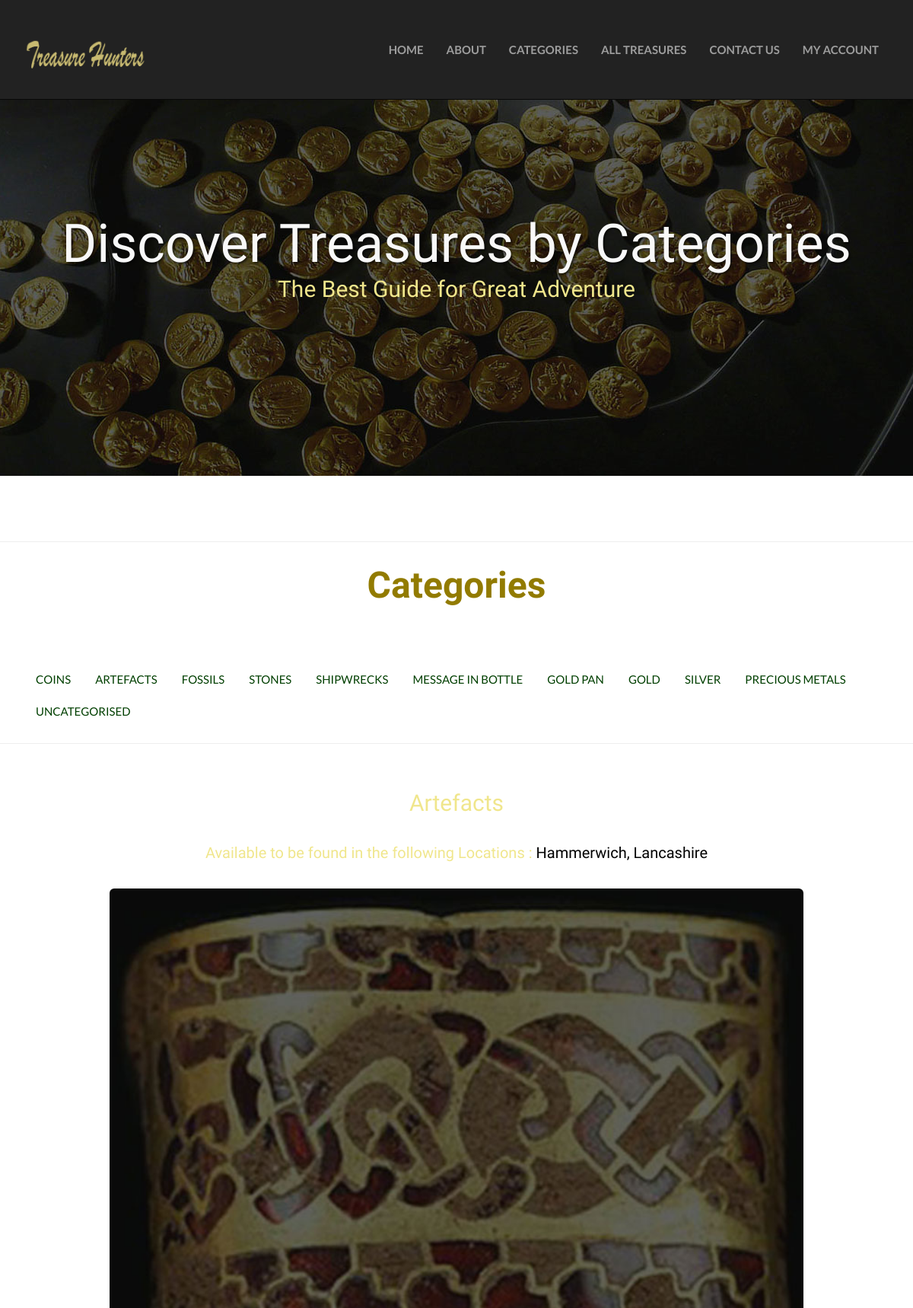
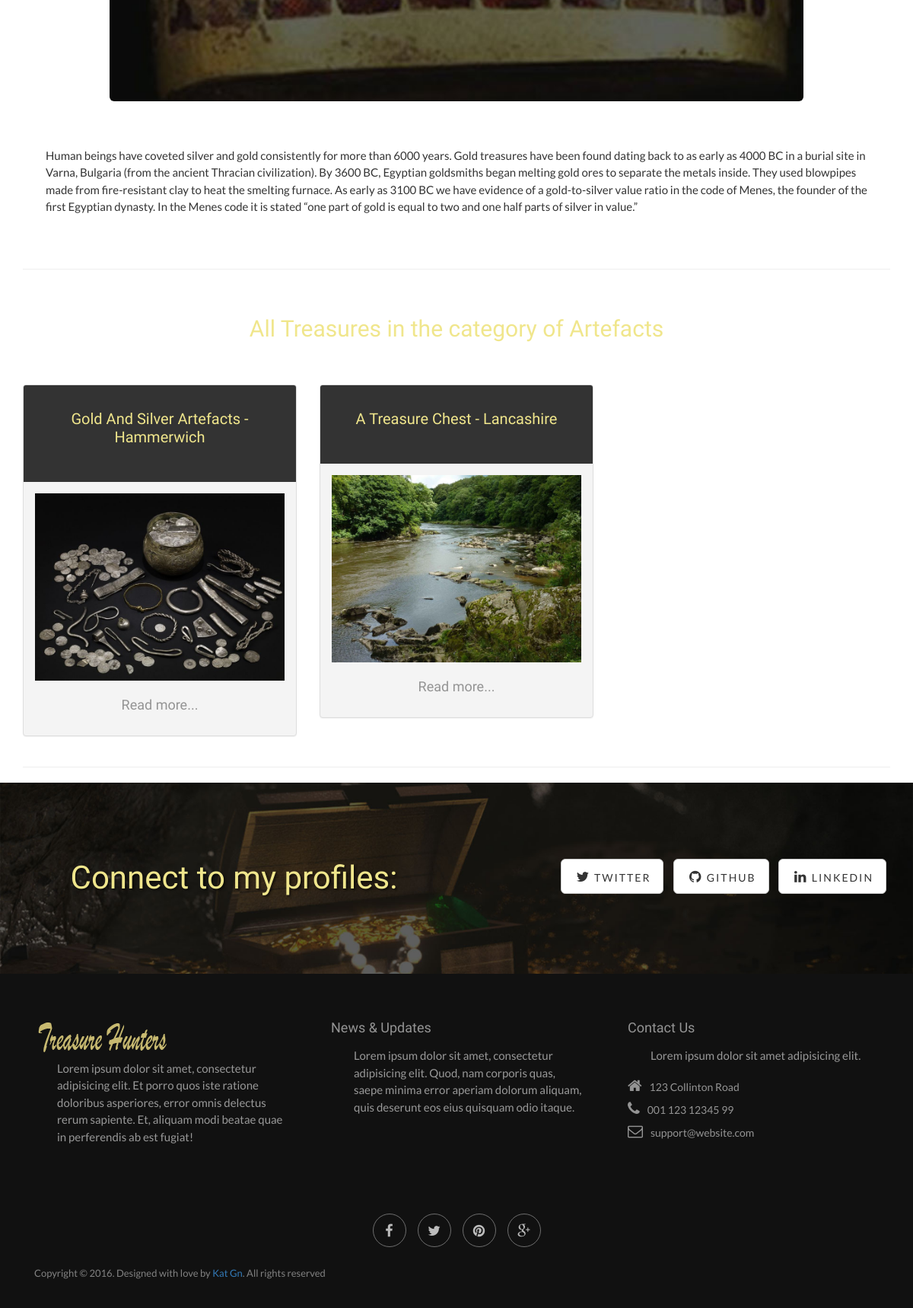
The app's page /category/artefacts with its own data (2 pictures, top to bottom).
### tables this page shows
CREATE TABLE categories (name text, locations text, category text, "desc" text, img text, page_name text);

CREATE TABLE treasures (id INT PRIMARY KEY UNIQUE, name text, year text, img text, img2 text, info text, location text, page_name text, category text);

### treasures.py (the view)
@app.route('/category')
@app.route('/category/<name>')
def category(name):
	sql = ('SELECT * FROM categories WHERE page_name = ?')
	connection = sqlite3.connect("mydatabase.db")
	connection.row_factory = sqlite3.Row
	rows = connection.cursor().execute(sql,[name]).fetchall()
	sql2 = ('SELECT * FROM treasures WHERE category = ?')
	connection = sqlite3.connect("mydatabase.db")
	connection.row_factory = sqlite3.Row
	treasures = connection.cursor().execute(sql2,[name]).fetchall()
   	all = connection.cursor().execute("SELECT * FROM categories").fetchall()
	return render_template('category.html', rows = rows, name=name, all=all, treasures=treasures)

### templates/category.html (shortened to what this page needs)
<!DOCTYPE html>
<html lang="en">
<head>
	<link rel="stylesheet" type="text/css" href="//netdna.bootstrapcdn.com/bootstrap/3.1.1/css/bootstrap.min.css">
    <link rel="stylesheet" href="{{ url_for('static', filename='css/normalize.css')}}">
    <link rel="stylesheet" href="{{ url_for('static', filename='css/bootstrap.min.css')}}">
    <link rel="stylesheet" href="{{ url_for('static', filename='css/font-awesome/css/font-awesome.min.css')}}">
	<link rel="stylesheet" href="{{ url_for('static', filename='css/style.css')}}">
 <link href="{{ url_for("static", filename="font-awesome/css/font-awesome.min.css") }}" rel="stylesheet" />
 <link href="{{ url_for("static", filename="css/bootstrap.css") }}" rel="stylesheet" />
 <link href="{{ url_for("static", filename="css/font-awesome/css/font-awesome.min.css") }}" rel="stylesheet" />
</head>
<body>
	 <nav class="navbar navbar-inverse navbar-default navbar-fixed-top" role="navigation">
		<div class="container">
            <div class="navbar-header">
                <a class="navbar-brand" href="http://localhost:5000/"><img class="logo" id="logo" src="../static/images/logo.png" alt="logo"></a>
            </div>
            <div class="collapse navbar-collapse navbar-right navbar-ex1-collapse">
                <ul class="nav navbar-nav">
                         <li><a href="{{ url_for(".root") }}"> Home</a></li>
						 <li><a href="{{ url_for(".root") }}#about">ABOUT</a></li>
						 <li><a href="{{ url_for(".root") }}#services">CATEGORIES</a></li>
						  <li><a href="{{ url_for(".list") }}">ALL TREASURES</a></li>
					    <li><a href="{{ url_for(".contactme") }}"> CONTACT US</a></li>
						 <li><a href="{{url_for('login')}}">MY ACCOUNT</a>
            </ul>
        </div>
    </div>
</nav>
    <div class="intro-header">
        <div class="container">
            <div class="row">
                <div class="col-lg-12">
                    <div class="intro-message">
                        <h1>Discover Treasures by Categories</h1>
                        <h2>The Best Guide for Great Adventure </h2>
                    </div>
                </div>
            </div>
        </div>
    </div>
<hr></hr>
        <div class="col-md-12 col-sm-12 col-xs-12 section-header wow fadeInDown">
                    <h2><span class="highlight-text"> Categories</span></h2>
                </div>
<div class="row">
<div id="exTab1" class="container">
<ul  class="nav nav-pills">
			<li class="active">
		{% for row in all %}
                  <li><a href="/category/{{ row['page_name'] }}">{{ row["name"] }}</a></li>
				{%  endfor %}
			</li>
		</ul>
  </div>
  </div>
<hr></hr>
<br/>
<br/>
		<div class="container">
			{% for row in rows %}
              	<h2>{{ row['name'] }}</h2>
				<h3>Available to be found in the following Locations : <font color="black"> {{ row["locations"] }}</font></h3>
			<center><img src="http://localhost:5000/static/img/{{ row['img'] }}" style="width:80%" class="img-responsive img-rounded"></center>
           <br/>
		   <br/>
		   <br/>
              <p>	{{ row["desc"] }}</p>
              	<br/>
				<br/>
            <hr/>
              <br/>
			  <br/>
              	<h2 id="sec1">All Treasures in the category of {{ row["name"] }} </h2>
				<br/>
				<br/>
				 {%  endfor %}
              	<div class="row">
				{% for row in treasures %}
                  <div class="col-md-4">
                    <div class="panel panel-default">
                      <div class="panel-heading"><h3>{{ row["name"] }}</h3></div>
                      <div class="panel-body">
					 <a href="/treasures/{{ row['page_name'] }}"> <img src="/static/img/{{ row['img'] }}" style="width:100%" class="img-responsive">
				<center><h4>Read more...</h4></center></a>
                      </div>
                    </div>
                  </div>
				  {%  endfor %}
              	</div>
<hr>
			</div>
    <div class="banner">
        <div class="container">
            <div class="row">
                <div class="col-lg-6">
                    <h2>Connect to my profiles:</h2>
                </div>
                <div class="col-lg-6">
                    <ul class="list-inline banner-social-buttons">
                        <li><a href="https://twitter.com/gn_kat" class="btn btn-default btn-lg"><i class="fa fa-twitter fa-fw"></i> <span class="network-name">Twitter</span></a>
                        </li>
                        <li><a href="https://github.com/katgni" class="btn btn-default btn-lg"><i class="fa fa-github fa-fw"></i> <span class="network-name">Github</span></a>
                        </li>
                        <li><a href="https://uk.linkedin.com/in/katarzyna-gniady-brzoza-9039a0100" class="btn btn-default btn-lg"><i class="fa fa-linkedin fa-fw"></i> <span class="network-name">Linkedin</span></a>
                        </li>
                    </ul>
                </div>
            </div>
        </div>
    </div>
    <section class="footer-container">
        <div class="container">
            <div class="row footer-containertent">
                <div class="col-md-4">
                    <img src="../static/images/logo.png" alt="">
                    <p>Lorem ipsum dolor sit amet, consectetur adipisicing elit. Et porro quos iste ratione doloribus asperiores, error omnis delectus rerum sapiente. Et, aliquam modi beatae quae in perferendis ab est fugiat!</p>
                </div>
                <div class="col-md-4">
                    <h4>News & Updates</h4>
                    <p>Lorem ipsum dolor sit amet, consectetur adipisicing elit. Quod, nam corporis quas, saepe minima error aperiam dolorum aliquam, quis deserunt eos eius quisquam odio itaque.</p>
                </div>
                <div class="col-md-4 contac-us">
                    <h4>Contact Us</h4>
                    <p>Lorem ipsum dolor sit amet adipisicing elit.</p>
					<ul>
                            <li><i class="fa fa-home"></i>123 Collinton Road</li>
                            <li><i class="fa fa-phone"></i>001 123 12345 99</li>
                            <li><i class="fa fa-envelope-o"></i>support@website.com</li>
                        </ul>
                </div>
            </div>
        </div>
    </section>
    <footer>
        <div class="container">
            <div class="row">
                <div class="footer-containertent">
                    <ul class="footer-social-info">
                        <li>
                            <a href="#"><i class="fa fa-facebook"></i></a>
                        </li>
                        <li>
                            <a href="#"><i class="fa fa-twitter"></i></a>
                        </li>
                        <li>
                            <a href="#"><i class="fa fa-pinterest"></i></a>
                        </li>
                        <li>
                            <a href="#"><i class="fa fa-google-plus"></i></a>
                        </li>
                    </ul>
					<br/><br/>
<p>Copyright © 2016. Designed with love by  <a href="http://kgbdesign.co.uk/">Kat Gn</a>.  All rights reserved</p>
                </div>
            </div>
        </div>
    </footer>
</body>
</html>

### static/css/style.css (style rules this page uses)
body { font-family: 'Open Sans', sans-serif; background: #fff; font-size: 14px; font-weight: 400; -webkit-box-sizing: border-box; -moz-box-sizing: border-box; box-sizing: border-box; -webkit-font-smoothing: subpixel-antialiased; color: #666; line-height: 25px; -webkit-backface-visibility: hidden; backface-visibility: hidden; }
html { -webkit-font-smoothing: antialiased; -moz-osx-font-smoothing: grayscale; text-shadow: 1px 1px 1px rgba(0,0,0,0.004); }
img { max-width: 100%; }
ul { padding: 0; list-style: none; margin-bottom: 0; }
h1,h2,h3,h4,h5,h6 { font-family: 'Satisfy', cursive; line-height: 1.2; margin-top: 0; margin-bottom: 15px; -webkit-font-smoothing: antialiased; -moz-osx-font-smoothing: grayscale; text-shadow: 1px 1px 1px rgba(0,0,0,0.004); }
h1 { font-size: 36px; }
h2 { font-size: 30px; }
h3 { font-size: 28px; color: #000000; padding: 20px 0; }
h4 { font-size: 18px; color: #949494; }
a,p,li,input,textarea { font-weight: 400; line-height: 1.5; -webkit-font-smoothing: antialiased; -moz-osx-font-smoothing: grayscale; }
p { color: #333; font-size: 14px; }
a { -webkit-transition: all .3s; -moz-transition: all .3s; -ms-transition: all .3s; -o-transition: all .3s; transition: all .3s; color: #927B00; }
.section-header { text-align: center; margin-bottom: 50px; }
.section-header h2 { font-weight: 700; font-size: 48px; color: #927B00; border-top: none; border-bottom: none; padding: 8px 10px; }
.navbar-brand { float: left; height: 30px; padding: 0px 10px; font-size: 18px; line-height: 20px; clear: both; width: 100%; text-align: center; margin-top: 15px; margin-bottom: 15px; }
.footer-container p { color: #999; }
footer { background-color: #111111; padding: 20px 15px; overflow: hidden; }
footer .footer-containertent { text-align: center; }
footer p { color: #828282; margin-bottom: 15px; font-size: 13px; }
footer ul { display: inline-block; }
footer ul li { float: left; margin-right: 15px; }
footer ul li:last-child { margin-right: 0; }
footer ul li a { font-size: 18px; }
footer ul li a i { font-size: 21px; color: #BCBCBC; -webkit-transition: all .3s; -moz-transition: all .3s; -ms-transition: all .3s; -o-transition: all .3s; transition: all .3s; }
.footer-container { background-color: #111111; padding: 60px 30px; }
.footer-container ul li { color: #949494; padding-top: 8px; }
.footer-container ul li i { margin-right: 10px; font-size: 20px; }
.footer-social-info li { width: 44px; height: 44px; margin: 0px 15px 0px auto; text-align: center; float: left; padding: 8px; border: 1px solid #6E6E6E; border-radius: 50%; }

### records on screen
categories: name "COINS"
categories: name "ARTEFACTS", name "Artefacts", locations "Hammerwich, Lancashire", img (picture), desc "Human beings have coveted silver and gold consistently for more than 6000 years. Gold treasures have been found dating back to as early as 4000 BC in a burial site in Varna, Bulgaria (from the ancient Thracian civilization). By 3600 BC, Egyptian goldsmiths began melting gold ores to separate the metals inside. They used blowpipes made from fire-resistant clay to heat the smelting furnace. As early as 3100 BC we have evidence of a gold-to-silver value ratio in the code of Menes, the founder of the first Egyptian dynasty. In the Menes code it is stated “one part of gold is equal to two and one half parts of silver in value.”"
categories: name "FOSSILS"
categories: name "STONES"
categories: name "SHIPWRECKS"
categories: name "MESSAGE IN BOTTLE"
categories: name "GOLD PAN"
categories: name "GOLD"
categories: name "SILVER"
categories: name "PRECIOUS METALS"
categories: name "UNCATEGORISED"
treasures: name "Gold And Silver Artefacts - Hammerwich", img (picture)
treasures: name "A Treasure Chest - Lancashire", img (picture)
